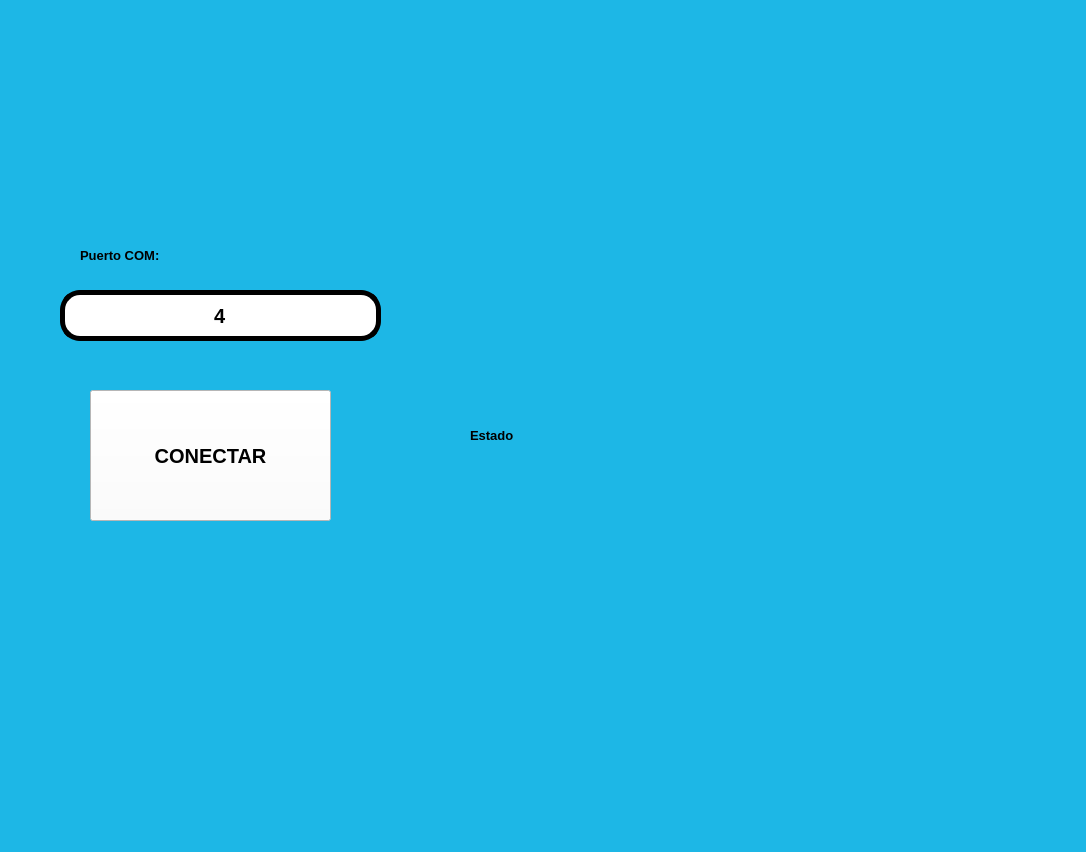
<?xml version="1.0" encoding="UTF-8"?>
<ui version="4.0">
 <class>MainWindow</class>
 <widget class="QMainWindow" name="MainWindow">
  <property name="geometry">
   <rect>
    <x>0</x>
    <y>0</y>
    <width>1086</width>
    <height>852</height>
   </rect>
  </property>
  <property name="windowTitle">
   <string>MainWindow</string>
  </property>
  <property name="styleSheet">
   <string notr="true">
background-color: rgb(29, 183, 230);</string>
  </property>
  <widget class="QWidget" name="centralwidget">
   <widget class="QLabel" name="imagen">
    <property name="geometry">
     <rect>
      <x>10</x>
      <y>20</y>
      <width>191</width>
      <height>161</height>
     </rect>
    </property>
    <property name="styleSheet">
     <string notr="true"/>
    </property>
    <property name="text">
     <string/>
    </property>
    <property name="pixmap">
     <pixmap resource="../PIP_2025_Eq1/Archivos/Recursos.qrc">:/ejercicios/elyochi.jpg</pixmap>
    </property>
    <property name="scaledContents">
     <bool>true</bool>
    </property>
   </widget>
   <widget class="QLabel" name="label">
    <property name="geometry">
     <rect>
      <x>80</x>
      <y>240</y>
      <width>111</width>
      <height>31</height>
     </rect>
    </property>
    <property name="font">
     <font>
      <pointsize>10</pointsize>
      <weight>75</weight>
      <bold>true</bold>
     </font>
    </property>
    <property name="text">
     <string>Puerto COM:</string>
    </property>
   </widget>
   <widget class="QLineEdit" name="txt_com">
    <property name="geometry">
     <rect>
      <x>60</x>
      <y>290</y>
      <width>321</width>
      <height>51</height>
     </rect>
    </property>
    <property name="font">
     <font>
      <pointsize>15</pointsize>
      <weight>75</weight>
      <bold>true</bold>
     </font>
    </property>
    <property name="styleSheet">
     <string notr="true">background-color: rgb(255, 255, 255);
border-radius:20px;
border:  5px solid black;
</string>
    </property>
    <property name="text">
     <string>4</string>
    </property>
    <property name="alignment">
     <set>Qt::AlignCenter</set>
    </property>
   </widget>
   <widget class="QLabel" name="imagen_2">
    <property name="geometry">
     <rect>
      <x>540</x>
      <y>30</y>
      <width>191</width>
      <height>161</height>
     </rect>
    </property>
    <property name="styleSheet">
     <string notr="true"/>
    </property>
    <property name="text">
     <string/>
    </property>
    <property name="pixmap">
     <pixmap resource="../PIP_2025_Eq1/Archivos/Recursos.qrc">:/ejercicios/kaldo.jpg</pixmap>
    </property>
    <property name="scaledContents">
     <bool>true</bool>
    </property>
   </widget>
   <widget class="QLabel" name="label_6">
    <property name="geometry">
     <rect>
      <x>850</x>
      <y>50</y>
      <width>121</width>
      <height>121</height>
     </rect>
    </property>
    <property name="text">
     <string/>
    </property>
    <property name="pixmap">
     <pixmap resource="../PIP_2025_Eq1/Archivos/Recursos.qrc">:/ejercicios/sams.jpeg</pixmap>
    </property>
    <property name="scaledContents">
     <bool>true</bool>
    </property>
   </widget>
   <widget class="QLabel" name="txt_estado">
    <property name="geometry">
     <rect>
      <x>470</x>
      <y>420</y>
      <width>111</width>
      <height>31</height>
     </rect>
    </property>
    <property name="font">
     <font>
      <pointsize>10</pointsize>
      <weight>75</weight>
      <bold>true</bold>
     </font>
    </property>
    <property name="text">
     <string>Estado</string>
    </property>
   </widget>
   <widget class="QPushButton" name="btn_accion">
    <property name="geometry">
     <rect>
      <x>90</x>
      <y>390</y>
      <width>241</width>
      <height>131</height>
     </rect>
    </property>
    <property name="font">
     <font>
      <pointsize>15</pointsize>
      <weight>75</weight>
      <bold>true</bold>
     </font>
    </property>
    <property name="styleSheet">
     <string notr="true">background-color: rgb(255, 255, 255);</string>
    </property>
    <property name="text">
     <string>CONECTAR</string>
    </property>
   </widget>
  </widget>
  <widget class="QMenuBar" name="menubar">
   <property name="geometry">
    <rect>
     <x>0</x>
     <y>0</y>
     <width>1086</width>
     <height>26</height>
    </rect>
   </property>
  </widget>
  <widget class="QStatusBar" name="statusbar"/>
 </widget>
 <resources>
  <include location="../PIP_2025_Eq1/Archivos/Recursos.qrc"/>
 </resources>
 <connections/>
</ui>
